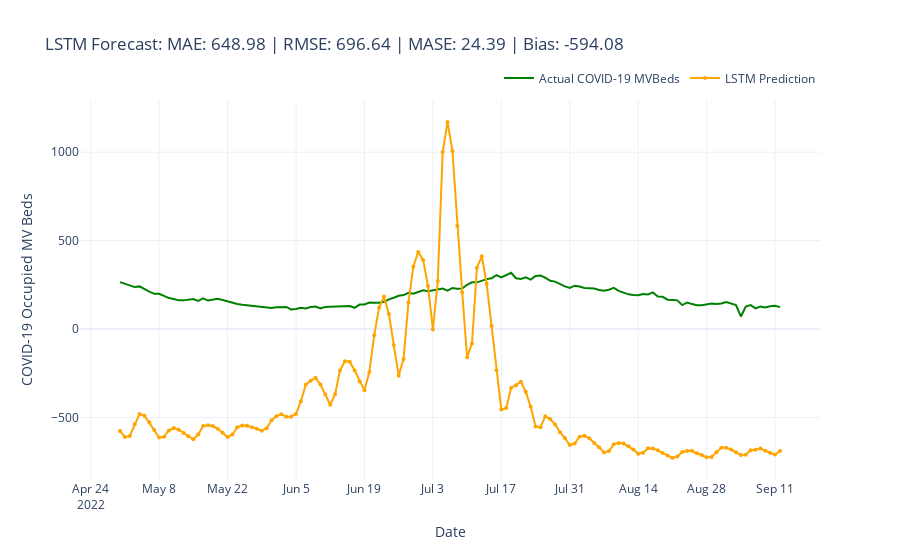

The notebook cell this image was saved under:
### Code cell
# %%
# -----------------------------------
# Visualization of Forecasts
# -----------------------------------
# Create DataFrame with predictions and actuals
pred_df = pd.DataFrame({
    "Actual": original_actuals,
    "LSTM": original_predictions
}, index=test.index)

# Plot the forecast using Plotly
fig = go.Figure()

# Actual values
fig.add_trace(go.Scatter(
    x=pred_df.index, 
    y=pred_df["Actual"],
    mode="lines", 
    name="Actual COVID-19 MVBeds",
    line=dict(color="green", width=2)
))

# Predicted values
fig.add_trace(go.Scatter(
    x=pred_df.index, 
    y=pred_df["LSTM"],
    mode="lines+markers", 
    name="LSTM Prediction",
    line=dict(color="orange", width=2), 
    marker=dict(size=4)
))

# Define Plot Title with Metrics
title = (f"LSTM Forecast: MAE: {original_metrics['MAE']:.2f} | "
         f"RMSE: {original_metrics['RMSE']:.2f} | "
         f"MASE: {original_metrics['MASE']:.2f} | "
         f"Bias: {original_metrics['Forecast Bias']:.2f}")

# Format and Display the Plot
fig.update_layout(
    title=title,
    xaxis_title="Date",
    yaxis_title="COVID-19 Occupied MV Beds",
    legend=dict(orientation="h", yanchor="bottom", y=1.02, xanchor="right", x=1)
)

fig.show()

### Figure 1 — Plotly figure (JSON) as saved in the notebook; plotly's stock layout.template omitted (floating-point values rounded to 4 significant figures; data arrays with more than 128 entries replaced by an {"elided": "..."} marker saying what was removed)
{"data": [{"line": {"color": "green", "width": 2}, "mode": "lines", "name": "Actual COVID-19 MVBeds", "type": "scatter", "x": {"elided": "136 str values"}, "y": {"elided": "136 int values"}}, {"line": {"color": "orange", "width": 2}, "marker": {"size": 4}, "mode": "lines+markers", "name": "LSTM Prediction", "type": "scatter", "x": {"elided": "136 str values"}, "y": {"elided": "136 float values"}}], "layout": {"legend": {"orientation": "h", "x": 1, "xanchor": "right", "y": 1.02, "yanchor": "bottom"}, "title": {"text": "LSTM Forecast: MAE: 648.98 | RMSE: 696.64 | MASE: 24.39 | Bias: -594.08"}, "xaxis": {"title": {"text": "Date"}}, "yaxis": {"title": {"text": "COVID-19 Occupied MV Beds"}}}}
